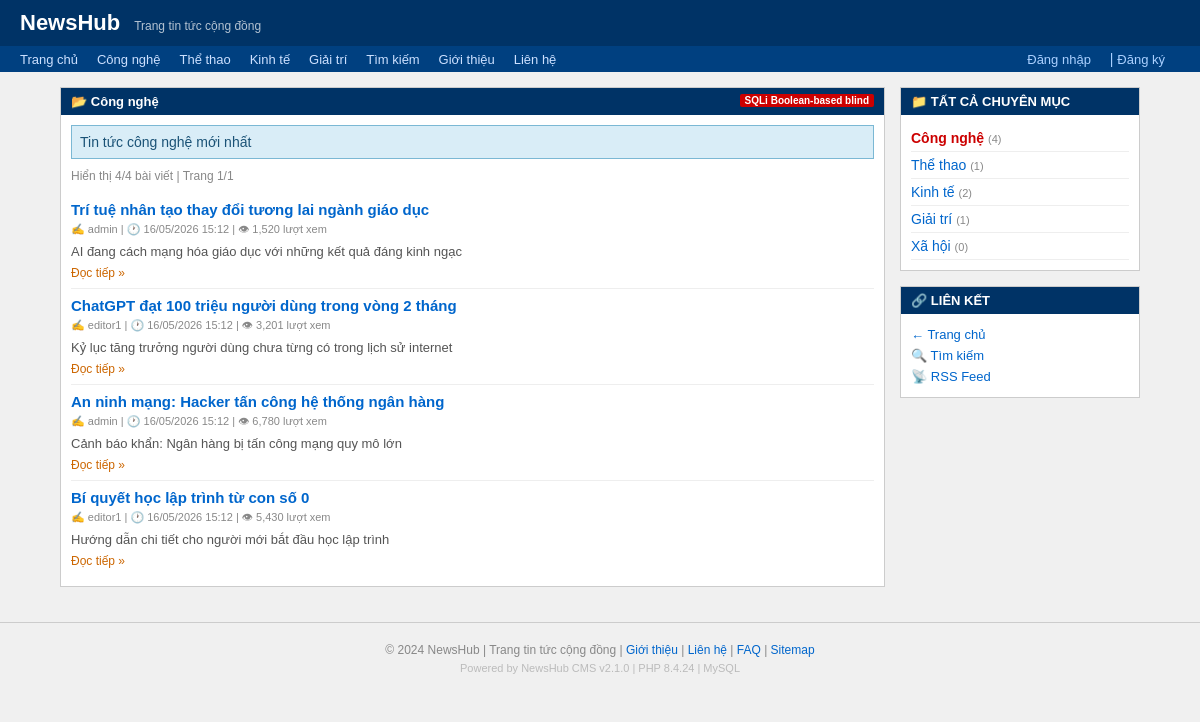
The app's page /category.php with its own data.
### tables this page shows
CREATE TABLE categories (
    id INT AUTO_INCREMENT PRIMARY KEY,
    name VARCHAR(100) NOT NULL,
    slug VARCHAR(100) NOT NULL,
    description TEXT
);

CREATE TABLE news (
    id INT AUTO_INCREMENT PRIMARY KEY,
    title VARCHAR(255) NOT NULL,
    content TEXT,
    summary VARCHAR(500),
    author_id INT,
    category_id INT,
    views INT DEFAULT 0,
    status ENUM('published','draft','hidden') DEFAULT 'published',
    tags VARCHAR(255),
    created_at DATETIME DEFAULT CURRENT_TIMESTAMP,
    updated_at DATETIME DEFAULT CURRENT_TIMESTAMP ON UPDATE CURRENT_TIMESTAMP,
    FOREIGN KEY (author_id) REFERENCES users(id),
    FOREIGN KEY (category_id) REFERENCES categories(id)
);

CREATE TABLE users (
    id INT AUTO_INCREMENT PRIMARY KEY,
    username VARCHAR(100) NOT NULL,
    password VARCHAR(255) NOT NULL,
    email VARCHAR(150),
    role ENUM('admin','editor','user') DEFAULT 'user',
    bio TEXT,
    avatar VARCHAR(255),
    created_at DATETIME DEFAULT CURRENT_TIMESTAMP,
    last_login DATETIME
);

### www/category.php (the view, shortened to what this page needs)
<?php
$conn = db_connect();
$cat_id = $_GET['id'] ?? '1';
$page_num = isset($_GET['page']) ? max(1, intval($_GET['page'])) : 1;
$per_page = 5;
$offset = ($page_num - 1) * $per_page;
$cat_query = "SELECT * FROM categories WHERE id = $cat_id";
$cat_result = $conn->query($cat_query);
$category = $cat_result ? $cat_result->fetch_assoc() : null;
$sql = "SELECT n.*, u.username, c.name as cat_name
        FROM news n
        JOIN users u ON n.author_id = u.id
        JOIN categories c ON n.category_id = c.id
        WHERE n.category_id = $cat_id AND n.status = 'published'
        ORDER BY n.created_at DESC
        LIMIT $per_page OFFSET $offset";
$result = $conn->query($sql);
$news_list = ($result && !$conn->errno) ? $result->fetch_all(MYSQLI_ASSOC) : [];
$count_result = $conn->query("SELECT COUNT(*) as total FROM news WHERE category_id = $cat_id AND status='published'");
$total_news = $count_result ? $count_result->fetch_assoc()['total'] : 0;
$total_pages = ceil($total_news / $per_page);
require_once __DIR__ . '/includes/header.php';
$all_cats = $conn->query("SELECT c.*, COUNT(n.id) as cnt FROM categories c LEFT JOIN news n ON c.id = n.category_id WHERE n.status='published' OR n.id IS NULL GROUP BY c.id");
$all_cats_list = $all_cats ? $all_cats->fetch_all(MYSQLI_ASSOC) : [];
?>
<div id="wrapper">
    <div id="main">
        <div class="box">
            <div class="box-title">
                📂 <?= $category ? htmlspecialchars($category['name']) : 'Chuyên mục' ?>
                <span class="vuln-badge">SQLi Boolean-based blind</span>
            </div>
            <div class="box-content">
                <?php if ($category && $category['description']): ?>
                    <div class="msg-info" style="margin-bottom:10px;"><?= htmlspecialchars($category['description']) ?></div>
                <?php endif; ?>
                <?php if (!$category): ?>
                    <div class="msg-error">Chuyên mục không tồn tại.</div>
                <?php elseif (empty($news_list)): ?>
                    <div style="padding:15px; color:#888; text-align:center;">
                        Chưa có bài viết nào trong chuyên mục này.
                    </div>
                <?php else: ?>
                    <p style="font-size:12px;color:#888;margin-bottom:10px;">
                        Hiển thị <?= count($news_list) ?>/<?= $total_news ?> bài viết | Trang <?= $page_num ?>/<?= $total_pages ?>
                    </p>
                    <?php foreach ($news_list as $item): ?>
                        <div class="article-item">
                            <div class="article-title">
                                <a href="/news.php?id=<?= $item['id'] ?>"><?= htmlspecialchars($item['title']) ?></a>
                            </div>
                            <div class="article-meta">
                                ✍ <?= htmlspecialchars($item['username']) ?> |
                                🕐 <?= date('d/m/Y H:i', strtotime($item['created_at'])) ?> |
                                👁 <?= number_format($item['views']) ?> lượt xem
                            </div>
                            <div class="article-summary"><?= htmlspecialchars($item['summary']) ?></div>
                            <div style="margin-top:5px;">
                                <a href="/news.php?id=<?= $item['id'] ?>" style="font-size:12px;color:#cc6600;">Đọc tiếp »</a>
                            </div>
                        </div>
                    <?php endforeach; ?>
                <?php endif; ?>
            </div>
        </div>
    </div>
    <div id="sidebar">
        <div class="box">
            <div class="box-title">📁 TẤT CẢ CHUYÊN MỤC</div>
            <div class="box-content">
                <?php foreach ($all_cats_list as $cat): ?>
                    <div style="padding:5px 0;border-bottom:1px solid #eee;">
                        <a href="/category.php?id=<?= $cat['id'] ?>"
                            style="<?= $cat['id'] == $cat_id ? 'font-weight:bold;color:#cc0000;' : '' ?>">
                            <?= htmlspecialchars($cat['name']) ?>
                        </a>
                        <span style="color:#888;font-size:11px;"> (<?= $cat['cnt'] ?>)</span>
                    </div>
                <?php endforeach; ?>
            </div>
        </div>
        <div class="box">
            <div class="box-title">🔗 LIÊN KẾT</div>
            <div class="box-content" style="font-size:13px;">
                <div style="padding:3px 0;"><a href="/index.php">← Trang chủ</a></div>
                <div style="padding:3px 0;"><a href="/search.php">🔍 Tìm kiếm</a></div>
                <div style="padding:3px 0;"><a href="/rss.php">📡 RSS Feed</a></div>
            </div>
        </div>
    </div>
</div>
<?php
require_once __DIR__ . '/includes/footer.php';
?>

### www/includes/header.php (style rules this page uses)
* { box-sizing: border-box; margin: 0; padding: 0; }
body { font-family: Arial, sans-serif; font-size: 14px; background: #f0f0f0; color: #333; }
a { color: #0066cc; text-decoration: none; }
#wrapper { max-width: 1100px; margin: 15px auto; display: flex; gap: 15px; padding: 0 10px; }
#main { flex: 1; min-width: 0; }
#sidebar { width: 240px; flex-shrink: 0; }
.box { background: white; border: 1px solid #ccc; margin-bottom: 15px; }
.box-title { background: #003366; color: white; padding: 6px 10px; font-size: 13px; font-weight: bold; }
.box-content { padding: 10px; }
.article-item { border-bottom: 1px solid #eee; padding: 8px 0; }
.article-item:last-child { border-bottom: none; }
.article-title { font-size: 15px; font-weight: bold; margin-bottom: 3px; }
.article-meta { font-size: 11px; color: #888; }
.article-summary { font-size: 13px; color: #555; margin-top: 4px; }
.msg-info { background: #d9edf7; border: 1px solid #7bb8d4; padding: 8px; margin-bottom: 10px; color: #1a5276; }
.vuln-badge { float: right; background: #c00; color: white; font-size: 10px; padding: 1px 5px; border-radius: 2px; }

### records on screen
categories: name "Công nghệ", description "Tin tức công nghệ mới nhất", cnt "4"
news: title "Trí tuệ nhân tạo thay đổi tương lai ngành giáo dục", author.username "admin", created_at "16/05/2026 15:12", views "1,520", summary "AI đang cách mạng hóa giáo dục với những kết quả đáng kinh ngạc"
news: title "ChatGPT đạt 100 triệu người dùng trong vòng 2 tháng", author.username "editor1", created_at "16/05/2026 15:12", views "3,201", summary "Kỷ lục tăng trưởng người dùng chưa từng có trong lịch sử internet"
news: title "An ninh mạng: Hacker tấn công hệ thống ngân hàng", author.username "admin", created_at "16/05/2026 15:12", views "6,780", summary "Cảnh báo khẩn: Ngân hàng bị tấn công mạng quy mô lớn"
news: title "Bí quyết học lập trình từ con số 0", author.username "editor1", created_at "16/05/2026 15:12", views "5,430", summary "Hướng dẫn chi tiết cho người mới bắt đầu học lập trình"
categories: name "Thể thao", cnt "1"
categories: name "Kinh tế", cnt "2"
categories: name "Giải trí", cnt "1"
categories: name "Xã hội", cnt "0"

### other values on screen
SITE_NAME "NewsHub"
count($news_list) "4"
$total_news "4"
$page_num "1"
$total_pages "1"
PHP_VERSION "8.4.24"
